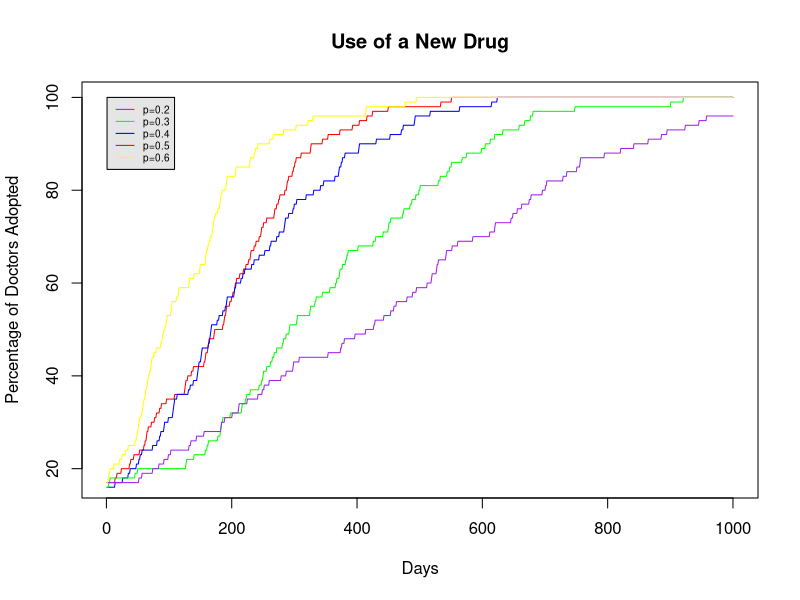

The R script that drew this image:
# Homework 6
# Stat 133, Lec 2, Spring 2015
# Due : Friday March 20th by 5 pm

# Review the slides on simulations for this assignment.

# Consider the following model on use of a new drug:
# We have a population of doctors, population size : <n.doctors>
# Every doctor has either adopted the use of a new drug, or not (0/1 status)
# Now write a function that runs a simulation for a period of :
# <n.days> where
# - every day exactly two _random_ doctors meet
# - if one has adopted but the other one has not then the
#   holdout adopts the use of the drug with probability p
# Return a matrix that shows for each day which doctors have adopted
# the use of the drug.

# Input varibles are
# <n.days> : the number of days the simulation should be run for
# <n.doctors> : total number of doctors 
# <initial.doctors> : a 0/1 vector of length <n.doctors>, 1 for adopters
# <p> : the probability that the non-adopter adopts the drug.

# Ouput variable
# <has_adopted> : matrix with <n.doctors> rows and <n.days> columns
#                 i.e. one row for each doctor
#                 the entries are 0 for days where the doctor is a
#                 non-adopter, else 1 (so once a row turns to 1 it stays as 1).

sim.doctors <- function(initial.doctors, n.doctors, n.days, p){
        
        has_adopted <- matrix(ncol = n.days, nrow = n.doctors)
        
        for(i in 1:n.days){
                
                doc.meet <- sample(x=n.doctors, size = 2)
                
                if(initial.doctors[doc.meet[1]] - initial.doctors[doc.meet[2]] == 1){
                        
                        initial.doctors[doc.meet[2]] <- sample(c(0,1),size = 1, prob = c(1-p,p))
                }
                else if (initial.doctors[doc.meet[1]]-initial.doctors[doc.meet[2]] == -1){
                        
                        initial.doctors[doc.meet[1]] <- sample(c(0,1),size = 1, prob = c(1-p,p))
                }
                
                
                has_adopted[,i] <- initial.doctors

        }
        
        return(has_adopted)
}


  # Set up the output variable, define it as a matrix then use initial.doctors
  # to set the first column (day)

  # Run a simulation for <n.days> (use a for loop).  In the loop:
  # 1) pick two random doctors
  # 2) check if one has adopted the other hasn't
  # 3) convert the non-adopter with probability p

  # return the output


# When you test your function you have to generate <initial.doctors> and
# pick values for the other input parameters.

set.seed(42)
# Generate a value for <initial.doctors> that has 10% 1s and 90% 0s.
initial.doctors <- sample(c(0,1),size  = 100, prob = c(0.9,0.1), replace = TRUE)
# Run your function for at least 5 different values of <p> and plot
# on x-axis: days,
# on y-axis : the number of doctors that have already adopted the drug, on that day
# Put all 5 lines in one figure (e.g. use first plot() then lines() for the subsequent lines)

result0.5 <- sim.doctors(initial.doctors,100,1000,0.5)
doc.sum0.5 <- apply(result0.5,2,sum)
result0.4 <- sim.doctors(initial.doctors,100,1000,0.4)
doc.sum0.4 <- apply(result0.4,2,sum)
result0.3 <- sim.doctors(initial.doctors,100,1000,0.3)
doc.sum0.3 <- apply(result0.3,2,sum)
result0.2 <- sim.doctors(initial.doctors,100,1000,0.2)
doc.sum0.2 <- apply(result0.2,2,sum)
result0.6 <- sim.doctors(initial.doctors,100,1000,0.6)
doc.sum0.6 <- apply(result0.6,2,sum)

plot(seq(1:1000),doc.sum0.5, col = "red", type = "l", 
     xlab = "Days",ylab = "Percentage of Doctors Adopted", main = "Use of a New Drug")
lines(seq(1:1000), doc.sum0.4, col = "blue")
lines(seq(1:1000), doc.sum0.3, col = "green")
lines(seq(1:1000), doc.sum0.2, col = "purple")
lines(seq(1:1000), doc.sum0.6, col = "yellow")

legend(x=100,legend = c("p=0.2", "p=0.3", "p=0.4", "p=0.5", "p=0.6"),
       col = c("purple", "green", "blue", "red", "yellow"), 
       bg = "gray90", lwd = c(1, 1, 1, 1, 1), cex = 0.6)